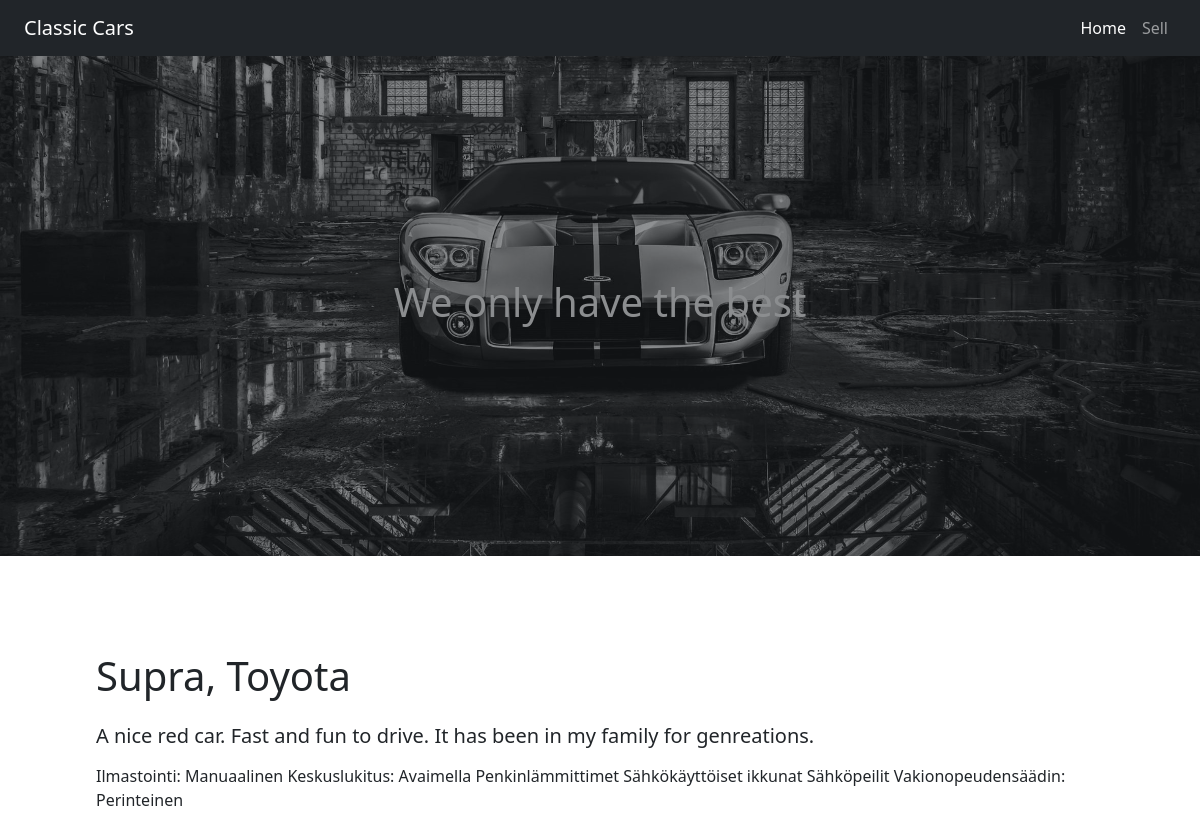
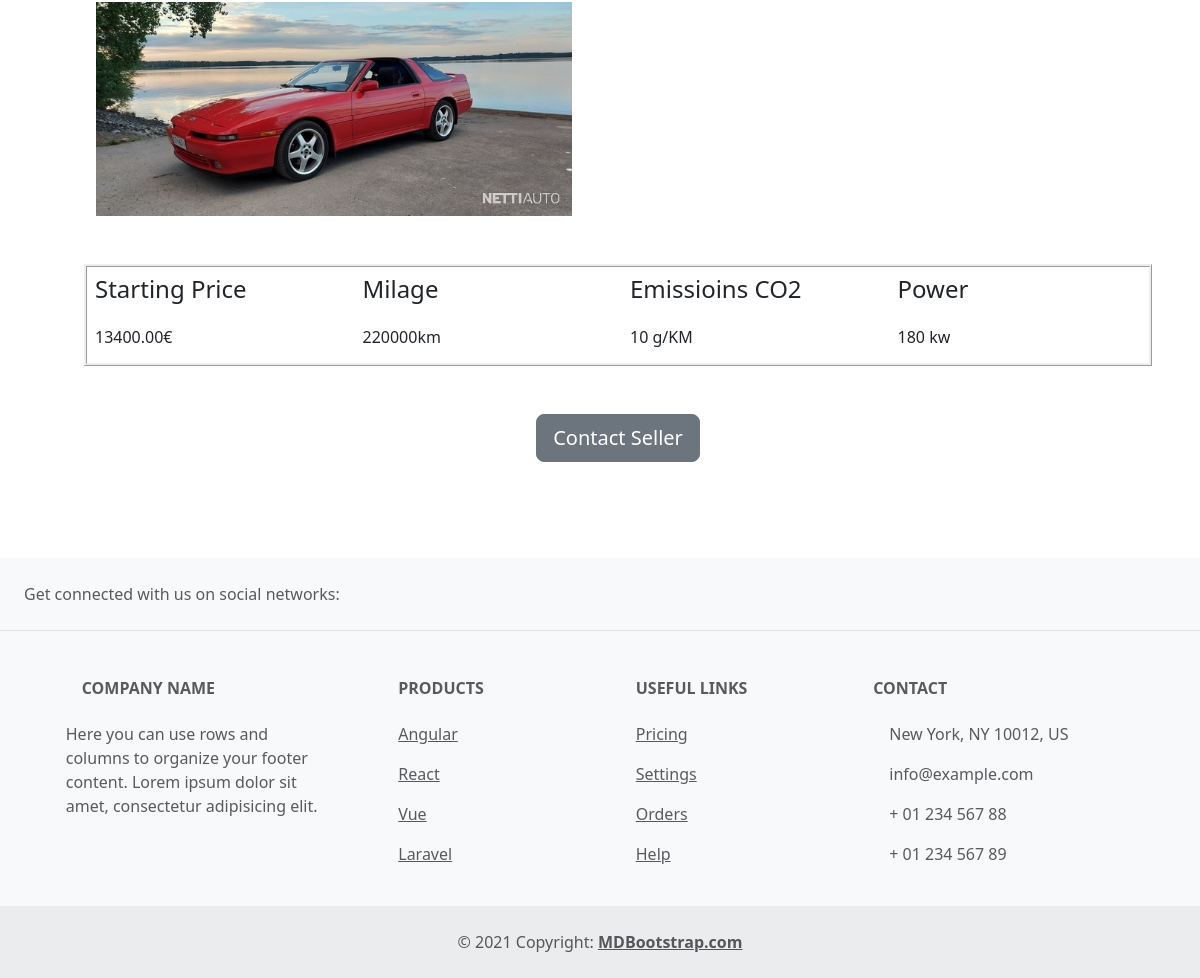
The page /singleCar.php?pageid=56 on the database its author committed (2 pictures, top to bottom).
### tables this page shows
CREATE TABLE `table_cars` (
  `cars_id` int(11) NOT NULL,
  `cars_model` varchar(255) NOT NULL,
  `cars_brand` varchar(255) NOT NULL,
  `cars_milage` int(11) NOT NULL,
  `cars_model_year` year(4) NOT NULL,
  `cars_price` decimal(10,2) NOT NULL,
  `cars_hp` int(11) NOT NULL,
  `cars_dicplacement` decimal(4,2) NOT NULL,
  `cars_licence` varchar(255) NOT NULL,
  `cars_inpsection_date` date NOT NULL,
  `cars_cunsumption` decimal(3,1) NOT NULL,
  `cars_emission` int(11) NOT NULL,
  `cars_weight` int(11) NOT NULL,
  `cars_description` text NOT NULL,
  `cars_technical` text NOT NULL,
  `cars_img` varchar(255) NOT NULL,
  `cars_owner_fk` int(11) NOT NULL,
  `cars_fuel_fk` int(11) NOT NULL,
  `cars_trans_fk` int(11) NOT NULL,
  `cars_body_fk` int(11) NOT NULL,
  `cars_drive_fk` int(11) NOT NULL,
  `cars_sold_status` tinyint(1) NOT NULL
);

### includes/functions.php (called while the page is built, shortened)
<?php
function selectSingleCar($pdo, $currentId) {
	$stmt_getSingleCar = $pdo->prepare('SELECT * FROM table_cars WHERE cars_id = :id');
	$stmt_getSingleCar->bindParam(':id', $currentId, PDO::PARAM_INT);
	$stmt_getSingleCar->execute();
	return $stmt_getSingleCar->fetch();
}
?>

### singleCar.php (the view)
<?php
include_once 'includes/config.php';
include_once 'includes/functions.php';
include_once 'includes/header.php';
$currentId = $_GET['pageid'];
$singeleCar = selectSingleCar($pdo, $currentId);
?>
<div class="container p-5 m-5">
  <div class="row">
    <?php echo "<h1 class='mb-4'>{$singeleCar['cars_model']}, {$singeleCar['cars_brand']}</h1>";?>
    <?php echo "<h5 class='mb-3'> {$singeleCar['cars_description']}</h5>";?>
    <br>
    <?php echo "<p class='mb-4'>{$singeleCar['cars_technical']}</p>";?>
  <?php echo "<img style='max-width: 500px !important;' class='card-img-top' id='card_img' src='uploads/{$singeleCar['cars_img']}' alt='Card image cap'>";?>
<div class="container mb-5 mt-5 p-2" style="border-style: ridge;">
  <div class="row mb-3">
    <div class="col-3 align-self-start">
      <h4 class="">Starting Price</h4>
    </div>
    <div class="col-3 align-self-start">
      <h4>Milage </h4>
    </div>
    <div class="col-3 align-self-center">
      <h4>Emissioins CO2 </h4>
    </div>
    <div class="col-3 align-self-end">
      <h4>Power </h4>
    </div>
</div>
<div class="row">
    <div class="col-3 align-self-start">
    <?php echo " <h6 >{$singeleCar['cars_price']}€</h6>";?>
    </div>
    <div class="col-3 align-selft-start">
    <?php echo " <h6>{$singeleCar['cars_milage']}km</h6>";?>
    </div>
    <div class="col-3 align-self-center">
    <?php echo " <h6>{$singeleCar['cars_emission']} g/KM</h6>";?>
    </div>
    <div class="col-3 align-self-end">
      <?php echo "<h6>{$singeleCar['cars_hp']} kw</h6>";?>
    </div>
</div>
</div>
</div>
    <div class="text-center">
      <button type="button" class="btn btn-secondary btn-lg">Contact Seller</button>
    </div>
</div>
<?php
include_once 'includes/footer.php';
?>

### rows shown on the page
table_cars: cars_model "Supra", cars_brand "Toyota", cars_description "A nice red car. Fast and fun to drive. It has been in my family for genreations.", cars_technical "Ilmastointi: Manuaalinen Keskuslukitus: Avaimella Penkinlämmittimet Sähkökäyttöiset ikkunat Sähköpeilit Vakionopeudensäädin: Perinteinen", cars_img (picture), cars_price "13400.00", cars_milage "220000", cars_emission "10", cars_hp "180"
